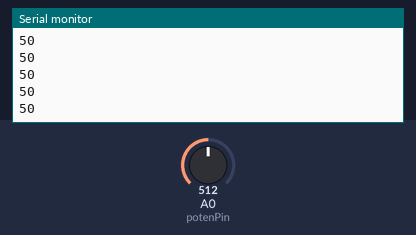
This sketch was run on a simulated Arduino Uno, built with avr-gcc and run on an emulated ATmega328P. Parts: the last lines printed to the serial monitor. The test bench sets the inputs (shaded band); at power-on: A0 (potenPin) = 512.

Above: at 1.2 s.
1.3 s: A0 (potenPin) set to 716
At 2.1 s:
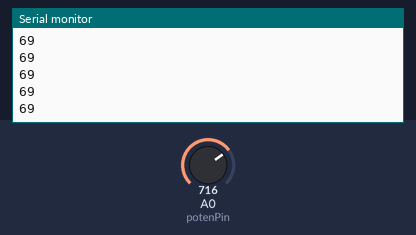
2.8 s: A0 (potenPin) set to 900
At 3.7 s:
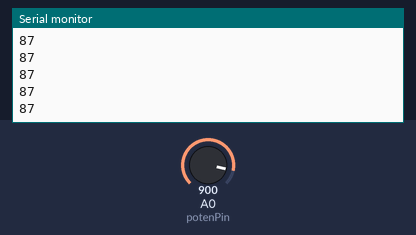
Timing chart, 0 to 5.8 s (numbered marks = the images above; inputs shaded):
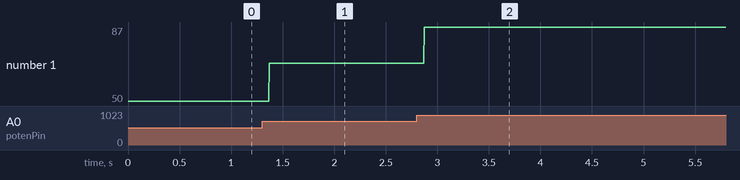

Measured:
- after the input at 1.3 s, the serial monitor: prints a new line after 0.07 s (image 1)
- after the input at 2.8 s, the serial monitor: prints a new line after 0.07 s (image 2)
- plotted number 1: 50 → 69 after the input at 1.3 s, 69 → 87 after the input at 2.8 s

The sketch:

potenreading.ino
```cpp
#include <Stepper.h>
#define STEPS 200
int potenPin = A0;
int potVal = 0;
Stepper stepper(STEPS, 8, 9, 10, 11);
int previous = 0;
void setup() {
 Serial.begin(9600);
}

void loop() {
 potVal = analogRead(potenPin);
 int display = map(potVal, 0, 1023, 0, 100);
// stepper.setSpeed(potVal);
 //stepper.step(STEPS/100);
 Serial.println(display);

 /*
 stepper.step(potenPin - previous);
 Serial.println(display);
 previous = potenPin;

 */
}
```
